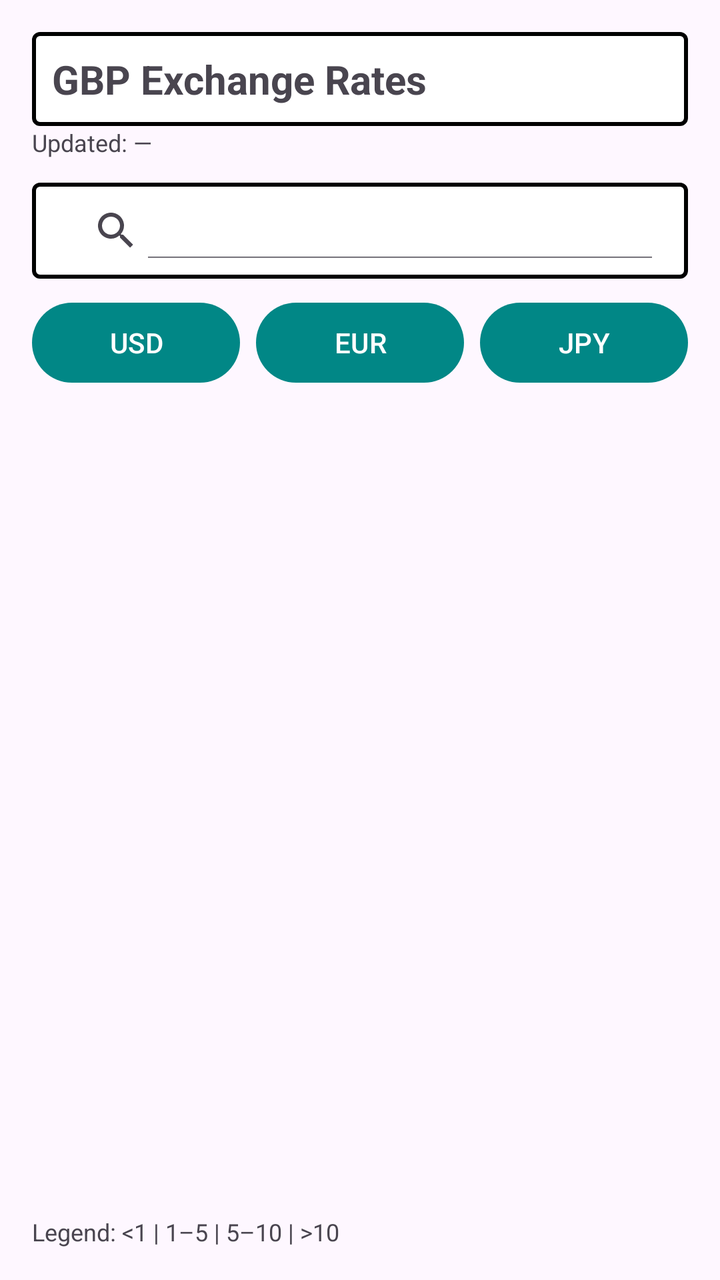
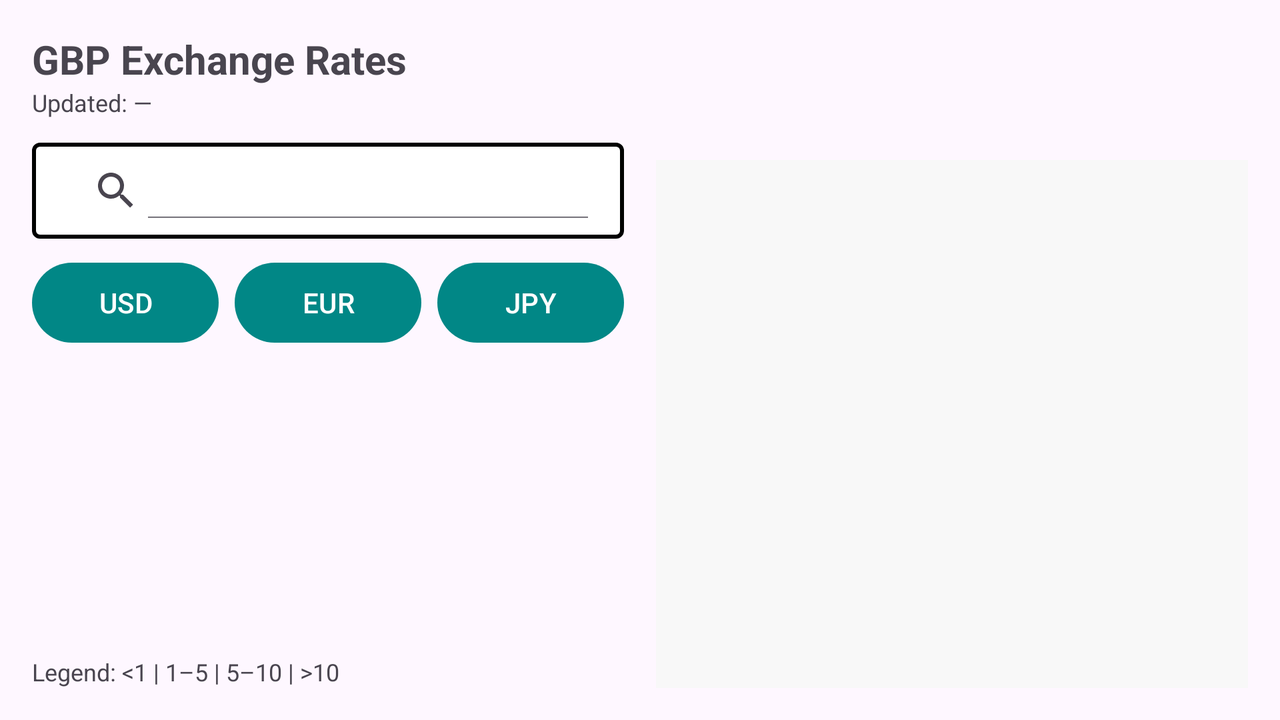

An Android layout and its configuration variant, each rendered on a device that would load it. The default file and the variant file are quoted in full after the pictures.
<!-- AndroidManifest.xml: application theme Theme.CW_currency -->
<!-- res/layout/activity_main.xml -->
<?xml version="1.0" encoding="utf-8"?>
<FrameLayout xmlns:android="http://schemas.android.com/apk/res/android"
    xmlns:app="http://schemas.android.com/apk/res-auto"
    android:id="@+id/root"
    android:layout_width="match_parent"
    android:layout_height="match_parent">

    <ViewFlipper
        android:id="@+id/vf"
        android:layout_width="match_parent"
        android:layout_height="match_parent">

      
        <LinearLayout
            android:orientation="vertical"
            android:padding="16dp"
            android:layout_width="match_parent"
            android:layout_height="match_parent">

            <TextView
                android:id="@+id/titleText"
                android:text="GBP Exchange Rates"
                android:textStyle="bold"
                android:textSize="20sp"
                android:layout_width="match_parent"
                android:layout_height="wrap_content"
                android:background="@drawable/border"/>

            <TextView
                android:id="@+id/updatedText"
                android:text="Updated: —"
                android:textSize="12sp"
                android:layout_width="match_parent"
                android:layout_height="wrap_content" />

            <TextView
                android:id="@+id/errorBanner"
                android:text=""
                android:textColor="#B00020"
                android:background="#1FF44336"
                android:padding="8dp"
                android:visibility="gone"
                android:layout_width="match_parent"
                android:layout_height="wrap_content" />

            <androidx.appcompat.widget.SearchView
                android:id="@+id/searchView"
                android:layout_marginTop="12dp"
                android:queryHint="Search code, name, or country"
                android:layout_width="match_parent"
                android:layout_height="wrap_content"
                android:background="@drawable/border"
                app:iconifiedByDefault="false" />

            <LinearLayout
                android:id="@+id/mainPairsRow"
                android:orientation="horizontal"
                android:gravity="center"
                android:layout_marginTop="8dp"
                android:layout_width="match_parent"
                android:layout_height="wrap_content">

                <Button
                    android:id="@+id/btnUSD"
                    android:text="USD"
                    android:layout_width="0dp"
                    android:layout_height="wrap_content"
                    android:layout_weight="1"
                    android:layout_marginEnd="8dp" />

                <Button
                    android:id="@+id/btnEUR"
                    android:text="EUR"
                    android:layout_width="0dp"
                    android:layout_height="wrap_content"
                    android:layout_weight="1"
                    android:layout_marginEnd="8dp" />

                <Button
                    android:id="@+id/btnJPY"
                    android:text="JPY"
                    android:layout_width="0dp"
                    android:layout_height="wrap_content"
                    android:layout_weight="1" />
            </LinearLayout>

            <androidx.recyclerview.widget.RecyclerView
                android:id="@+id/ratesList"
                android:layout_marginTop="12dp"
                android:layout_width="match_parent"
                android:layout_height="0dp"
                android:layout_weight="1" />

            <TextView
                android:id="@+id/legend"
                android:text="@string/legend_text"
                android:textSize="12sp"
                android:layout_width="match_parent"
                android:layout_height="wrap_content" />
        </LinearLayout>


        <LinearLayout
            android:orientation="vertical"
            android:layout_width="match_parent"
            android:layout_height="match_parent">

            <com.google.android.material.appbar.MaterialToolbar
                android:id="@+id/topAppBar"
                android:layout_width="match_parent"
                android:layout_height="wrap_content" />

            <FrameLayout
                android:id="@+id/converterContainer"
                android:layout_width="match_parent"
                android:layout_height="0dp"
                android:layout_weight="1" />
        </LinearLayout>

    </ViewFlipper>

</FrameLayout>
<!-- resources referenced by this layout -->
<resources>
  <!-- drawable border (drawable) -->
  <?xml version="1.0" encoding="UTF-8"?>
  <shape xmlns:android="http://schemas.android.com/apk/res/android">
      <solid android:color="#FFFFFF"/>
      <stroke android:width="2dp" android:color="#000000"/>
      <corners android:radius="3dp" />
      <padding android:left="10dp" android:top="10dp"
          android:right="10dp" android:bottom="10dp" />
  </shape>
  <string name="legend_text">Legend: &lt;1 | 1–5 | 5–10 | &gt;10</string>
  <style name="Theme.CW_currency" parent="Theme.Material3.DayNight.NoActionBar">
          
          <item name="colorPrimary">@color/teal_700</item>
          <item name="colorSecondary">@color/teal_200</item>
          <item name="android:statusBarColor">?attr/colorPrimary</item>
      </style>
  <color name="teal_700">#018786</color>
  <color name="teal_200">#03DAC5</color>
</resources>
<!-- res/layout-land/activity_main.xml (the repository's variant of the layout above) -->
<!-- drawn on the phone turned sideways -->
<?xml version="1.0" encoding="utf-8"?>
<LinearLayout xmlns:android="http://schemas.android.com/apk/res/android"
    xmlns:app="http://schemas.android.com/apk/res-auto"
    android:orientation="horizontal"
    android:padding="16dp"
    android:layout_width="match_parent"
    android:layout_height="match_parent">


    <LinearLayout
        android:id="@+id/leftPane"
        android:orientation="vertical"
        android:layout_width="0dp"
        android:layout_height="match_parent"
        android:layout_weight="1"
        android:paddingEnd="8dp">

        <TextView
            android:id="@+id/titleText"
            android:text="GBP Exchange Rates"
            android:textStyle="bold"
            android:textSize="20sp"
            android:layout_width="match_parent"
            android:layout_height="wrap_content" />

        <TextView
            android:id="@+id/updatedText"
            android:text="Updated: —"
            android:textSize="12sp"
            android:layout_width="match_parent"
            android:layout_height="wrap_content" />

        <TextView
            android:id="@+id/errorBanner"
            android:text=""
            android:textColor="#B00020"
            android:background="#1FF44336"
            android:padding="8dp"
            android:visibility="gone"
            android:layout_width="match_parent"
            android:layout_height="wrap_content" />

        <androidx.appcompat.widget.SearchView
            android:id="@+id/searchView"
            android:layout_marginTop="12dp"
            android:queryHint="Search code, name, or country"
            android:layout_width="match_parent"
            android:layout_height="wrap_content"
            android:background="@drawable/border"
            app:iconifiedByDefault="false" />


        <LinearLayout
            android:id="@+id/mainPairsRow"
            android:orientation="horizontal"
            android:gravity="center"
            android:layout_marginTop="8dp"
            android:layout_width="match_parent"
            android:layout_height="wrap_content">

            <Button
                android:id="@+id/btnUSD"
                android:text="USD"
                android:layout_width="0dp"
                android:layout_height="wrap_content"
                android:layout_weight="1"
                android:layout_marginEnd="8dp" />

            <Button
                android:id="@+id/btnEUR"
                android:text="EUR"
                android:layout_width="0dp"
                android:layout_height="wrap_content"
                android:layout_weight="1"
                android:layout_marginEnd="8dp" />

            <Button
                android:id="@+id/btnJPY"
                android:text="JPY"
                android:layout_width="0dp"
                android:layout_height="wrap_content"
                android:layout_weight="1" />
        </LinearLayout>


        <androidx.recyclerview.widget.RecyclerView
            android:id="@+id/ratesList"
            android:layout_marginTop="12dp"
            android:layout_width="match_parent"
            android:layout_height="0dp"
            android:layout_weight="1" />


        <TextView
            android:id="@+id/legend"
            android:text="@string/legend_text"
            android:textSize="12sp"
            android:layout_width="match_parent"
            android:layout_height="wrap_content" />
    </LinearLayout>


    <LinearLayout
        android:id="@+id/rightPane"
        android:orientation="vertical"
        android:layout_width="0dp"
        android:layout_height="match_parent"
        android:layout_weight="1"
        android:paddingStart="8dp">


        <com.google.android.material.appbar.MaterialToolbar
            android:id="@+id/topAppBar"
            android:layout_width="match_parent"
            android:layout_height="wrap_content" />


        <FrameLayout
            android:id="@+id/converterContainer"
            android:layout_width="match_parent"
            android:layout_height="0dp"
            android:layout_weight="1"
            android:background="#F8F8F8" />

    </LinearLayout>

</LinearLayout>
